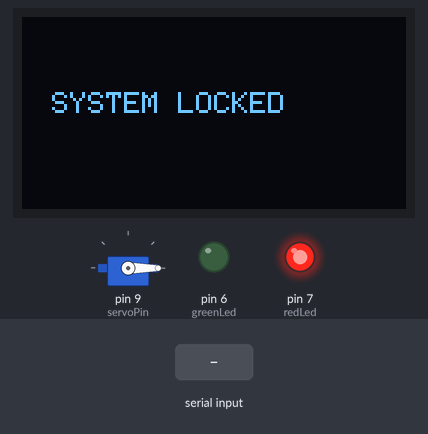
Recording of a sketch running on a simulated Arduino Uno, built with avr-gcc and run on an emulated ATmega328P. Parts: servo, 128×64 one-colour display, output pins drawn as LEDs (lit = HIGH). The inputs (shaded band) are chosen by the test bench.

Above: at 1.2 s.
1.3 s: "1" received over Serial
At 1.7 s:
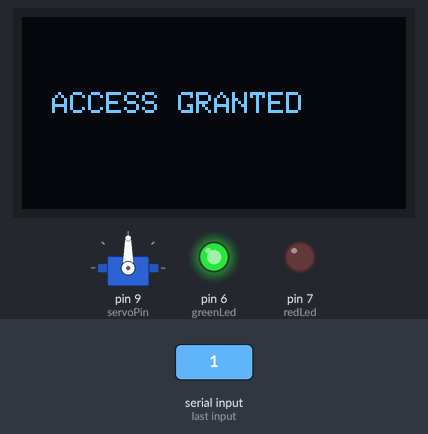
Timing chart, 0 to 7.9 s (numbered marks = the images above; inputs shaded):
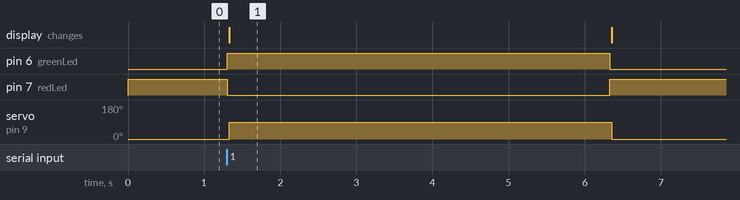

Measured:
- after the input at 1.3 s, pin 6 (greenLed): LOW → HIGH at once, → LOW 5.0 s later; pin 7 (redLed): HIGH → LOW at once, → HIGH 5.0 s later; servo on pin 9 (servoPin): 0° → 90° at once, → 0° 5.0 s later; the display: changes at once (image 1)

The sketch:

airpass_controller.ino
```cpp
#include <Servo.h>
#include <Wire.h>
#include <Adafruit_GFX.h>
#include <Adafruit_SSD1306.h>

#define SCREEN_WIDTH 128
#define SCREEN_HEIGHT 64

Adafruit_SSD1306 display(SCREEN_WIDTH, SCREEN_HEIGHT, &Wire, -1);

Servo lockServo;

const int servoPin = 9;
const int greenLed = 6;
const int redLed = 7;

void showMessage(String msg) {
  display.clearDisplay();
  display.setTextSize(1);
  display.setTextColor(SSD1306_WHITE);
  display.setCursor(10, 25);
  display.println(msg);
  display.display();
}

void setup() {
  Serial.begin(9600);

  pinMode(greenLed, OUTPUT);
  pinMode(redLed, OUTPUT);

  digitalWrite(greenLed, LOW);
  digitalWrite(redLed, HIGH);

  lockServo.attach(servoPin);
  lockServo.write(0); // locked position

  if (!display.begin(SSD1306_SWITCHCAPVCC, 0x3C)) {
    while (true);
  }

  showMessage("SYSTEM LOCKED");
}

void loop() {
  if (Serial.available() > 0) {
    char command = Serial.read();

    if (command == '1') {
      digitalWrite(redLed, LOW);
      digitalWrite(greenLed, HIGH);

      lockServo.write(90); // unlocked
      showMessage("ACCESS GRANTED");

      delay(5000);

      lockServo.write(0); // locked
      digitalWrite(greenLed, LOW);
      digitalWrite(redLed, HIGH);

      showMessage("SYSTEM LOCKED");
    }

    if (command == '0') {
      digitalWrite(greenLed, LOW);
      digitalWrite(redLed, HIGH);
      lockServo.write(0); // locked position
      showMessage("ACCESS DENIED");
      delay(2000);
      showMessage("SYSTEM LOCKED");
    }
  }
}
```
